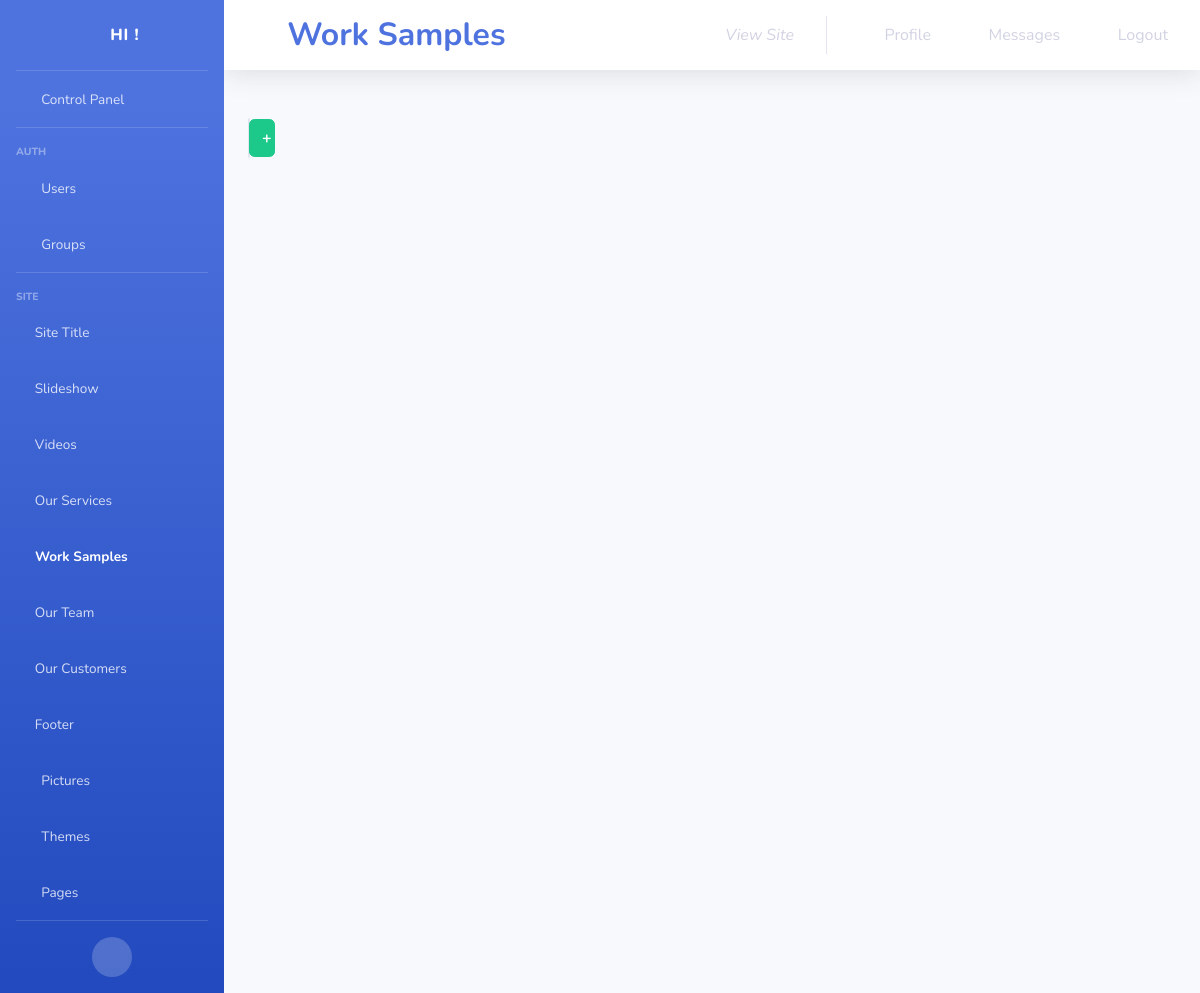
The page /control_panel/site/work-samples/ (signed in) on the database as committed earlier.
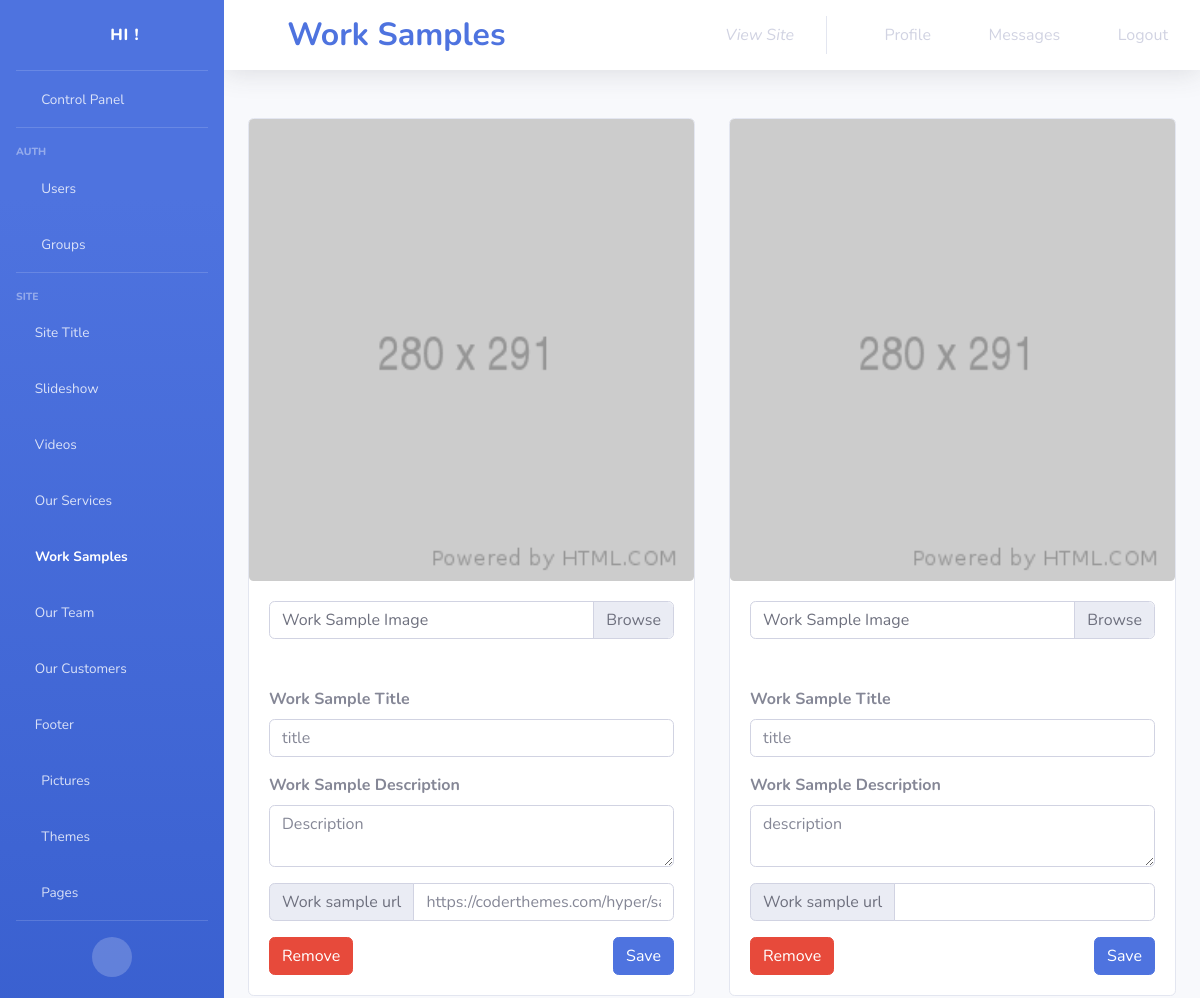
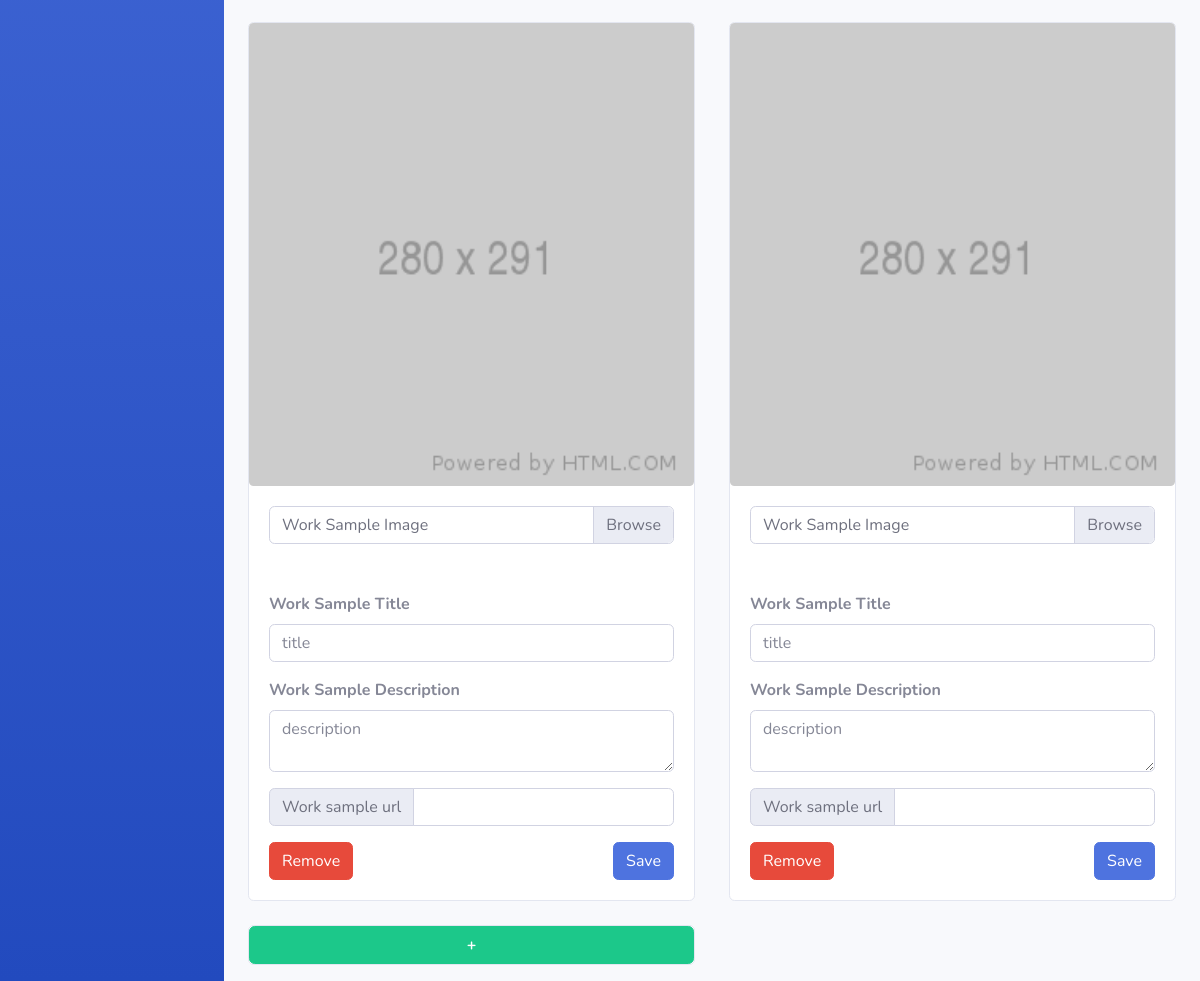
The same page on the database as committed later (2 pictures, top to bottom).
### control_panel/models.py (models this page shows)
class work_samples(models.Model):
	img=models.ImageField(upload_to='work_samples/img/',
						  default='work_samples/img/default/default.png',
						  blank=True)
	title=models.CharField(max_length=191)
	description=models.TextField()
	url=models.URLField(blank=True)
	objects=workSamplesManager()

### control_panel/views.py (the view, shortened to what this page needs)
# urls.py: path('site/work-samples/',views.work_samples_,name='control_panel/site/work-samples'),
def work_samples_(request):
	if not request.user.is_staff:
		return redirect('/')
	messages=list()
	return render(request,'control_panel/work-samples.html',
				  {
					  'messages':messages,
					  'work_samples':work_samples.objects.all()
					  })

### templates/control_panel/work-samples.html (shortened to what the changed rows need)
{% load static %}
<!DOCTYPE html>
<html lang="en">
<head>
	<link href="{% static 'cpanel/vendor/fontawesome-free/css/all.min.css' %}" rel="stylesheet" type="text/css">
	<link href="{% static 'cpanel/css/sb-admin-2.min.css' %}" rel="stylesheet">
</head>
<body id="page-top">
<div id="wrapper">
	<div id="content-wrapper" class="d-flex flex-column">
		<div id="content">
			<nav class="navbar navbar-expand navbar-light bg-white topbar mb-4 static-top shadow">
				<h1 class="fas d-none d-sm-block fa-laptop-code mr-3 font-weight-bold text-primary"></h1>
				<h2 class="m-0 d-none d-sm-block font-weight-bold text-primary">Work Samples</h2>
			</nav>
			<div class="container-fluid">
				<div class="card-deck mb-3">
					<div class="form-row">
						{% for work_sample in work_samples %}
							<div class="mt-4 col-lg-6 col-lg-6">
								<div class="card card-deck">
									<img class="card-img" src="{{ work_sample.img.url }}"
										 alt="Card image cap">
									<div class="card-body">
										<form method="POST" enctype="multipart/form-data">
											<div class="input-group mb-5">
												<div class="custom-file">
													<label class="custom-file-label"
														   for="inputGroupFile01">Work Sample Image</label>
												</div>
											</div>
											<div class="form-row">
												<div class="col">
													<div class="form-group"><label><strong>Work Sample
																						   Title</strong></label><input
															class="form-control" type="text"
															placeholder="{{ work_sample.title }}"
															name="work-sample-title">
													</div>
													<div class="form-group"><label><strong>Work Sample
																						   Description</strong></label>
														<textarea class="form-control" rows="2"
																  placeholder="{{ work_sample.description }}"
																  name="work-sample-description"></textarea></div>
												</div>
											</div>
											<div class="input-group mb-3">
												<div class="input-group-prepend">
													<span class="input-group-text"
														  id="basic-addon1">Work sample url</span>
												</div>
												<input type="text" class="form-control"
													   placeholder="{{ work_sample.url }}"
													   aria-label="Username" aria-describedby="basic-addon1"
													   name="work-sample-url">
											</div>
											<button style="float: right;" class="btn btn-primary"
													value="{{ work_sample.id }}" type="submit"
													name="save">Save
											</button>
											<button class="btn btn-danger"
													value="{{ work_sample.id }}" type="submit"
													name="remove-work-sample">Remove
											</button>
										</form>
									</div>
								</div>
							</div>
						{% endfor %}
					</div>
				</div>
			</div>
		</div>
	</div>
</div>
</body>
</html>

Rows that differ between the two databases and show on the page:
added work_samples: img (placeholder picture), work-sample-title "title", work-sample-description "Description", work-sample-url "https://coderthemes.com/hyper/saas/dashboard-crm.html", {{ work_sample.id }} 1 (drawn)
added work_samples: img (placeholder picture), work-sample-title "title", work-sample-description "description", {{ work_sample.id }} 2 (drawn)
added work_samples: img (placeholder picture), work-sample-title "title", work-sample-description "description", {{ work_sample.id }} 3 (drawn)
added work_samples: img (placeholder picture), work-sample-title "title", work-sample-description "description", {{ work_sample.id }} 4 (drawn)
